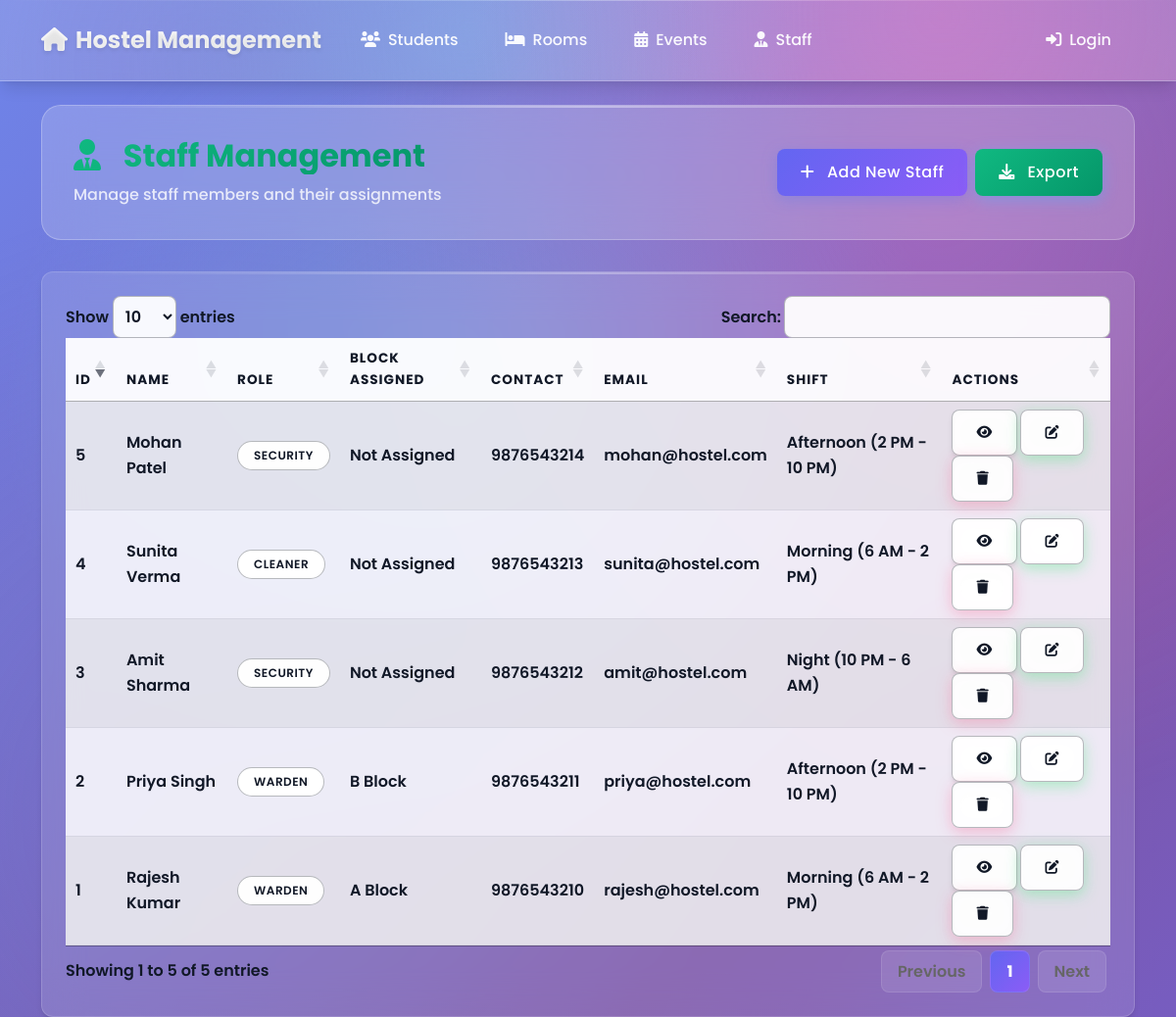
Screenshot of /pages/staff/list.php with the database file from the repository.
### tables this page shows
CREATE TABLE Staff (
    StaffID int(11) NOT NULL AUTO_INCREMENT,
    FirstName varchar(50) NOT NULL,
    LastName varchar(50) NOT NULL,
    Role enum('Warden','Security','Cleaner') NOT NULL,
    ContactNumber varchar(15) NOT NULL,
    EmailID varchar(100) NOT NULL,
    ShiftTiming varchar(50) NOT NULL,
    Password varchar(255) NOT NULL,
    BlockAssigned int(11) DEFAULT NULL,
    PRIMARY KEY (StaffID),
    UNIQUE KEY EmailID (EmailID)
);

CREATE TABLE Block (
    BlockID int(11) NOT NULL AUTO_INCREMENT,
    BlockName varchar(10) NOT NULL,
    NumberOfFloors int(11) NOT NULL,
    WardenID int(11) DEFAULT NULL,
    TotalRooms int(11) NOT NULL,
    Gender enum('Male','Female') NOT NULL,
    PRIMARY KEY (BlockID),
    KEY WardenID (WardenID),
    CONSTRAINT Block_ibfk_1 FOREIGN KEY (WardenID) REFERENCES Staff (StaffID)
);

### pages/staff/list.php (the view, shortened to what this page needs)
<?php
require_once '../../config/database.php';
$stmt = $pdo->query("
    SELECT
        s.*,
        b.BlockName
    FROM Staff s
    LEFT JOIN Block b ON s.BlockAssigned = b.BlockID
    ORDER BY s.StaffID DESC
");
$staff_members = $stmt->fetchAll();
?>
<!DOCTYPE html>
<html lang="en">
<head>
    <link href="https://cdn.jsdelivr.net/npm/bootstrap@5.3.0/dist/css/bootstrap.min.css" rel="stylesheet">
    <link href="https://cdn.datatables.net/1.10.24/css/jquery.dataTables.min.css" rel="stylesheet">
    <link href="https://cdnjs.cloudflare.com/ajax/libs/font-awesome/6.0.0/css/all.min.css" rel="stylesheet">
    <link href="../../assets/css/style.css?v=<?php echo time(); ?>" rel="stylesheet">
</head>
<body>
    <?php include '../../includes/navbar.php'; ?>
    <div class="container mt-4">
        <div class="page-header">
            <div class="d-flex justify-content-between align-items-center">
                <div>
                    <h2 class="page-title mb-2">
                        <i class="fas fa-user-tie me-3"></i>
                        Staff Management
                    </h2>
                    <p class="page-subtitle mb-0">Manage staff members and their assignments</p>
                </div>
                <div class="action-buttons d-flex gap-2">
                    <a href="create.php" class="btn btn-primary">
                        <i class="fas fa-plus me-2"></i> Add New Staff
                    </a>
                    <button class="btn btn-success" onclick="exportData()">
                        <i class="fas fa-download me-2"></i> Export
                    </button>
                </div>
            </div>
        </div>
        <div class="card">
            <div class="card-body">
                <table id="staffTable" class="table table-striped">
                    <thead>
                        <tr>
                            <th>ID</th>
                            <th>Name</th>
                            <th>Role</th>
                            <th>Block Assigned</th>
                            <th>Contact</th>
                            <th>Email</th>
                            <th>Shift</th>
                            <th>Actions</th>
                        </tr>
                    </thead>
                    <tbody>
                        <?php foreach ($staff_members as $staff): ?>
                            <tr>
                                <td><?php echo $staff['StaffID']; ?></td>
                                <td><?php echo htmlspecialchars($staff['FirstName'] . ' ' . $staff['LastName']); ?></td>
                                <td>
                                    <span class="badge bg-<?php echo $staff['Role'] === 'Warden' ? 'primary' : ($staff['Role'] === 'Security' ? 'danger' : 'success'); ?>">
                                        <?php echo $staff['Role']; ?>
                                    </span>
                                </td>
                                <td><?php echo $staff['BlockName'] ?? 'Not Assigned'; ?></td>
                                <td><?php echo htmlspecialchars($staff['ContactNumber']); ?></td>
                                <td><?php echo htmlspecialchars($staff['EmailID']); ?></td>
                                <td><?php echo htmlspecialchars($staff['ShiftTiming']); ?></td>
                                <td>
                                    <a href="view.php?id=<?php echo $staff['StaffID']; ?>" class="btn btn-sm btn-info">
                                        <i class="fas fa-eye"></i>
                                    </a>
                                    <a href="edit.php?id=<?php echo $staff['StaffID']; ?>" class="btn btn-sm btn-warning">
                                        <i class="fas fa-edit"></i>
                                    </a>
                                    <button class="btn btn-sm btn-danger" onclick="deleteStaff(<?php echo $staff['StaffID']; ?>)">
                                        <i class="fas fa-trash"></i>
                                    </button>
                                </td>
                            </tr>
                        <?php endforeach; ?>
                    </tbody>
                </table>
            </div>
        </div>
    </div>
</body>
</html>

### pages/staff/list.php (style rules this page uses)
.page-header { background: var(--glass-bg-strong); backdrop-filter: blur(25px); -webkit-backdrop-filter: blur(25px); border: 1px solid var(--glass-border-strong); border-radius: var(--border-radius-lg); padding: 2rem; margin-bottom: 2rem; position: relative; overflow: hidden; }
.page-header::before { content: ''; position: absolute; top: 0; left: 0; right: 0; height: 2px; background: linear-gradient(90deg, transparent, rgba(255, 255, 255, 0.4), transparent); }
.page-title { background: linear-gradient(135deg, #10b981, #059669); -webkit-background-clip: text; -webkit-text-fill-color: transparent; background-clip: text; font-weight: 700; margin-bottom: 0.5rem; }
.page-subtitle { color: rgba(255, 255, 255, 0.8); font-weight: 500; }

### rows the page displays
staff: StaffID "5", FirstName+LastName "Mohan Patel", Role "SECURITY", BlockName "Not Assigned", ContactNumber "9876543214", EmailID "mohan@hostel.com", ShiftTiming "Afternoon (2 PM - 10 PM)"
staff: StaffID "4", FirstName+LastName "Sunita Verma", Role "CLEANER", BlockName "Not Assigned", ContactNumber "9876543213", EmailID "sunita@hostel.com", ShiftTiming "Morning (6 AM - 2 PM)"
staff: StaffID "3", FirstName+LastName "Amit Sharma", Role "SECURITY", BlockName "Not Assigned", ContactNumber "9876543212", EmailID "amit@hostel.com", ShiftTiming "Night (10 PM - 6 AM)"
staff: StaffID "2", FirstName+LastName "Priya Singh", Role "WARDEN", BlockAssigned.BlockName "B Block", ContactNumber "9876543211", EmailID "priya@hostel.com", ShiftTiming "Afternoon (2 PM - 10 PM)"
staff: StaffID "1", FirstName+LastName "Rajesh Kumar", Role "WARDEN", BlockAssigned.BlockName "A Block", ContactNumber "9876543210", EmailID "rajesh@hostel.com", ShiftTiming "Morning (6 AM - 2 PM)"
